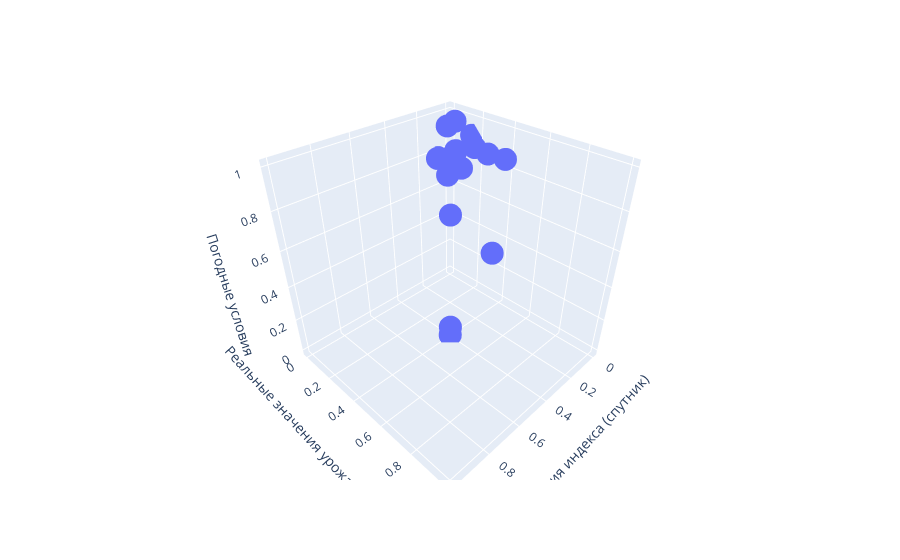

The notebook cell this image was saved under:
### Code cell
import plotly.express as px
import pandas as pd

def normalize_vector(vector):
    min_val = vector.min()
    max_val = vector.max()
    return (vector - min_val) / (max_val - min_val)

# Assuming value_x, value_y, and value_z are your variable names
value_x = input_df["index"]
value_y = input_df["greenmass"]
value_z = weighted_vector  # Replace third_vector with the actual name of your third vector

# Normalize the vectors
normalized_x = normalize_vector(value_x)
normalized_y = normalize_vector(value_y)
normalized_z = normalize_vector(value_z)

# Create an interactive 3D scatter plot with Plotly using normalized values
fig = px.scatter_3d(x=normalized_x, y=normalized_y, z=normalized_z, labels={'x': 'Значения индекса (спутник)', 'y': 'Реальные значения урожайности (т/га)', 'z': 'Погодные условия'})
fig.update_layout(scene=dict(aspectmode="data"))
fig.show()

### Figure 1 — Plotly figure (JSON) as saved in the notebook; plotly's stock layout.template omitted (floating-point values rounded to 4 significant figures)
{"data": [{"hovertemplate": "Значения индекса (спутник)=%{x}<br>Реальные значения урожайности (т/га)=%{y}<br>Погодные условия=%{z}<extra></extra>", "legendgroup": "", "marker": {"color": "#636efa", "symbol": "circle"}, "mode": "markers", "name": "", "scene": "scene", "showlegend": false, "type": "scatter3d", "x": [0, 0.1091, 0.3253, 0.3213, 0.2931, 0.3622, 1, 0.5974, 0.2311, 0.1246, 0.09221, 0.4196, 0.228, 0.5754, 0.09701, 0.0463, 0.1191], "y": [0.1515, 0.2727, 0.3939, 0.3333, 0.5152, 0.3939, 1, 0.8182, 0.2121, 0.0303, 0, 0.4182, 0.2606, 0.5758, 0.4545, 0.07879, 0.09697], "z": [0.9085, 0.9085, 0.9085, 0.9085, 1, 1, 0.7858, 0.7858, 0.7858, 0.7858, 0.7723, 0, 0.9154, 0.8439, 0.8994, 0.974, 0.9725]}], "layout": {"legend": {"tracegroupgap": 0}, "margin": {"t": 60}, "scene": {"aspectmode": "data", "domain": {"x": [0, 1], "y": [0, 1]}, "xaxis": {"title": {"text": "Значения индекса (спутник)"}}, "yaxis": {"title": {"text": "Реальные значения урожайности (т/га)"}}, "zaxis": {"title": {"text": "Погодные условия"}}}}}
